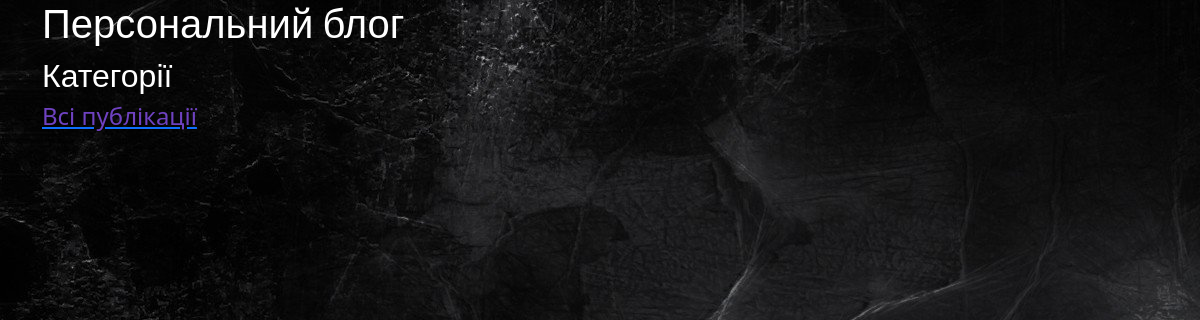
Before: / with the older database file.
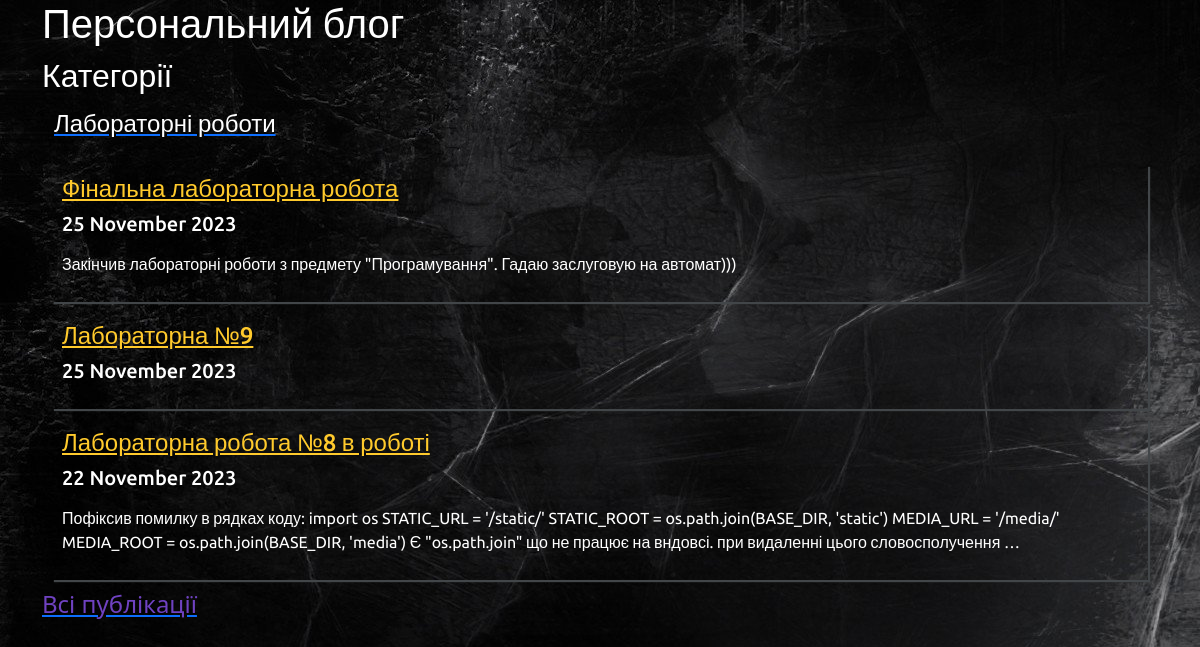
After: the same page with the newer database file.
### app_blog/models.py (models this page shows, shortened)
class Category(models.Model):
    category = models.CharField(u'Категорія',
       max_length=250, help_text=u'Максимум 250 сим.')
    slug = models.SlugField(u'Слаг')
    objects = models.Manager()
    class Meta:
        verbose_name = u'Категорія для публікації'
        verbose_name_plural = u'Категорії для публікацій'
    def get_absolute_url(self):
        try:
            url = reverse('articles-category-list',
                          kwargs={'slug': self.slug})
        except:
            url = "/"
        return url

class Article(models.Model):
    title = models.CharField(u'Заголовок', max_length=250,
                             help_text=u'Максимум 250 сим.')
    description = models.TextField(blank=True,
                                   verbose_name=u'Опис')
    pub_date = models.DateTimeField(u'Дата публікації',
                                    default=timezone.now)
    slug = models.SlugField(u'Слаг',
                            unique_for_date='pub_date')
    main_page = models.BooleanField(u'Головна',
                                    default=True,
                                    help_text=u'Показувати на головній сторінці')
    category = models.ForeignKey(Category,
                                 related_name='articles',
                                 blank=True,
                                 null=True,
                                 verbose_name=u'Категорія',
                                 on_delete=models.CASCADE)
    objects = models.Manager()
    class Meta:
        ordering = ['-pub_date']
        verbose_name = u'Стаття'
        verbose_name_plural = u'Статті'
    def get_absolute_url(self):
        try:
            url = reverse('news-detail',
                          kwargs={
                              'year': self.pub_date.strftime("%Y"),
                              'month': self.pub_date.strftime("%m"),
                              'day': self.pub_date.strftime("%d"),
                              'slug': self.slug,
                          })
        except:
            url = "/"
        return url

### app_blog/views.py (the view)
# urls.py: path(r'', HomePageView.as_view(),
class HomePageView(ListView):
    model = Article
    template_name = 'index.html'
    context_object_name = 'categories'
    def get_context_data(self, **kwargs):
        context = super(HomePageView,
                self).get_context_data(**kwargs)
        context['articles'] =\
           Article.objects.filter(main_page=True)[:5]
        return context
    def get_queryset(self, *args, **kwargs):
        categories = Category.objects.all()
        return categories

### app_blog/templates/index.html (shortened to what this page needs)
{% extends "base.html" %}
{% load static %}
{% block content %}{% endblock %}

### app_blog/templates/base.html (shortened to what this page needs)
<!DOCTYPE html>
<html lang=”uk”>
{% load static %}
<head>
    <!DOCTYPE html>
    <link rel="stylesheet" href="{% static 'css/bootstrap.min.css' %}">
    <link type="text/css"  href="{% static 'css/main.css' %}" rel="stylesheet">
</head>
<body>
<div class="container">
    <h1> Персональний блог</h1>
    {% block content %}
    {% endblock %}
</div>
</body>
</html>

### app_blog/static/css/main.css (style rules this page uses)
body { background-image: url('../img/bg.jpg'); background-repeat: repeat-y; }
div > h1 { color: #fff; font-family: 'Ubuntu', sans-serif; }
div > h2 { color: #fff; font-family: 'Ubuntu', sans-serif; }
div > h5 { color: #fff; font-family: 'Ubuntu', sans-serif; }
body > div > a > h4 { color: #6f42c1; }
body > div > nav > div > a > h4 { color: #fff; font-family: 'Ubuntu', sans-serif; }
.article-block { color: #fff; font-family: 'Ubuntu', sans-serif; box-shadow: 2px 2px 1px #424649 ; padding: 10px; margin: 10px; }
.article-block a { color: #ffca2c; font-family: 'Ubuntu', sans-serif; }

Changed rows visible on the page:
added Category: slug+category "Категорії Лабораторні роботи Фінальна лабораторна робота 25 November 2023 Закінчив лабораторні роботи з предмету \"Програмування\". Гадаю заслуговую на автомат))) Лабораторна №9 25 November 2023 Лабораторна робота №8 в роботі 22 November 2023 Пофіксив помилку в рядках коду: import os STATIC_URL = '/static/' STATIC_ROOT = os.path.join(BASE_DIR, 'static') MEDIA_URL = '/media/' MEDIA_ROOT = os.path.join(BASE_DIR, 'media') Є \"os.path.join\" що не працює на вндовсі. при видаленні цього словосполучення … Всі публікації"
Other visible differences:
text no longer shown: "Категорії Всі публікації"
